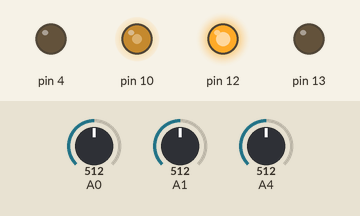
This sketch was run on a simulated Arduino Uno, built with avr-gcc and run on an emulated ATmega328P. On the bench: output pins drawn as LEDs (lit = HIGH). Inputs (shaded band) come from the test bench; at power-on: A0 = 512, A4 = 512, A1 = 512. The RemoteXY app is connected.

Above: at 1.2 s.
1.3 s: A0 set to 710
At 3.3 s:
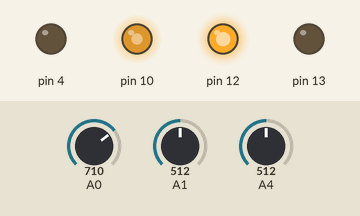
4.5 s: A4 set to 691
6.2 s: A4 set to 712
At 7.8 s:
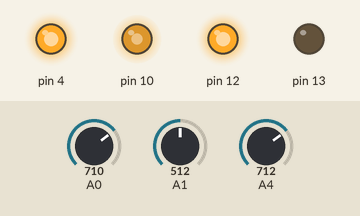
At 8.8 s:
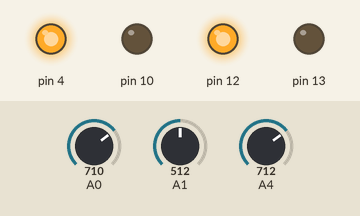
Timing chart, 0 to 10.3 s (numbered marks = the images above; inputs shaded):
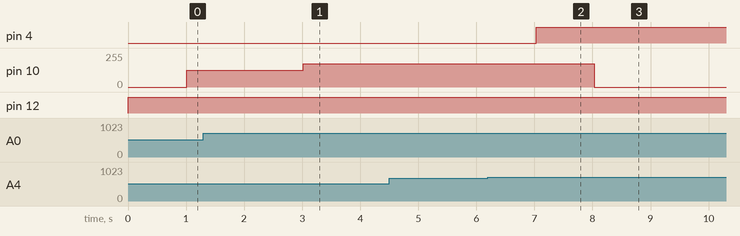

Measured:
- the behaviour switches between 700 and 701 on A4 (found by bisection; images 1 and 2)
- after the input at 1.3 s, pin 10: 127/255 → 176/255 after 1.7 s
- after the input at 4.5 s, every drawn part: stays the same
- after the input at 6.2 s, pin 4: LOW → HIGH after 0.83 s; pin 10: 176/255 → 0/255 after 1.8 s

The sketch:

smart_irrigation_system.ino
```cpp
int moisturevalue ;
int moisturetopump ;
int currentvalue;
int waterPvalue;
int waterNvalue;

// you can enable debug logging to Serial at 115200
//#define REMOTEXY__DEBUGLOG

// RemoteXY select connection mode and include library
#define REMOTEXY_MODE__ESP8266_HARDSERIAL_POINT

// RemoteXY connection settings
#define REMOTEXY_SERIAL Serial
#define REMOTEXY_SERIAL_SPEED 115200
#define REMOTEXY_WIFI_SSID "RemoteXY"
#define REMOTEXY_WIFI_PASSWORD "12345678"
#define REMOTEXY_SERVER_PORT 6377

#include <RemoteXY.h>

// RemoteXY GUI configuration
#pragma pack(push, 1)
uint8_t RemoteXY_CONF[] =   // 135 bytes
  { 255,2,0,23,0,128,0,19,0,0,0,0,31,1,106,200,1,1,7,0,
  67,27,25,54,12,69,16,26,11,4,22,43,66,11,128,8,26,129,28,17,
  31,7,0,24,70,108,111,119,32,114,97,116,101,58,0,129,30,93,43,7,
  0,24,83,111,105,108,32,109,111,105,115,116,117,114,101,58,0,67,28,102,
  53,12,69,16,26,11,74,27,144,56,9,21,2,31,37,64,76,111,119,32,
  119,97,116,101,114,32,108,101,118,101,108,0,37,64,72,105,103,104,32,99,
  117,114,114,101,110,116,0,4,24,122,64,10,128,8,26 };

// this structure defines all the variables and events of your control interface
struct {

   // input variables
 int8_t slider_01; // from 0 to 100
 int8_t slider_02; // from 0 to 100

   // output variables
 char value_01[11]; // string UTF8 end zero
 char value_02[11]; // string UTF8 end zero
 uint8_t strings_01; // from 0 to 2

   // other variable
 uint8_t connect_flag;   // =1 if wire connected, else =0

} RemoteXY;
#pragma pack(pop)

/////////////////////////////////////////////
//           END RemoteXY include          //
/////////////////////////////////////////////

void setup() {
  RemoteXY_Init ();
  Serial.begin(115200);
  pinMode(4,OUTPUT);
  pinMode(12,OUTPUT);
  pinMode(13,OUTPUT);
  RemoteXY.slider_01= 100;
  RemoteXY.slider_02= 50;
  RemoteXY.strings_01=0;
}
void loop() {
  RemoteXY_Handler ();
  digitalWrite(4,LOW);
  digitalWrite(13,LOW);
  digitalWrite(12,HIGH);
  int moisturevalueR=analogRead(A0);
  moisturevalue= 1023-moisturevalueR;
  currentvalue=analogRead(A4);
  if (moisturevalue < RemoteXY.slider_02*10.23){
    if(RemoteXY.slider_02==50){
      moisturetopump = map(moisturevalueR, 0, 1023, 0, 255);
    } else {
      moisturetopump=map(RemoteXY.slider_01,0,100,0,255);
    }
  } else{
    moisturetopump=0;
  }
  if (currentvalue>700){
     RemoteXY.strings_01=2;
     moisturetopump=0;
   digitalWrite(4,HIGH);
  }
  waterNvalue=analogRead(A1);
  if (waterNvalue<100){
     RemoteXY.strings_01=1;
     moisturetopump=0;
     digitalWrite(4,HIGH);
    }
    waterPvalue=waterNvalue;
    RemoteXY_delay(1000);
    waterNvalue=analogRead(A1);
    moisturevalue=map(moisturevalue,0,1023,0,100);
    dtostrf(moisturevalue, 0, 1, RemoteXY.value_02);
    dtostrf((waterPvalue-waterNvalue)*0.52,0,1,RemoteXY.value_01);
    analogWrite(10,moisturetopump);
}
```
